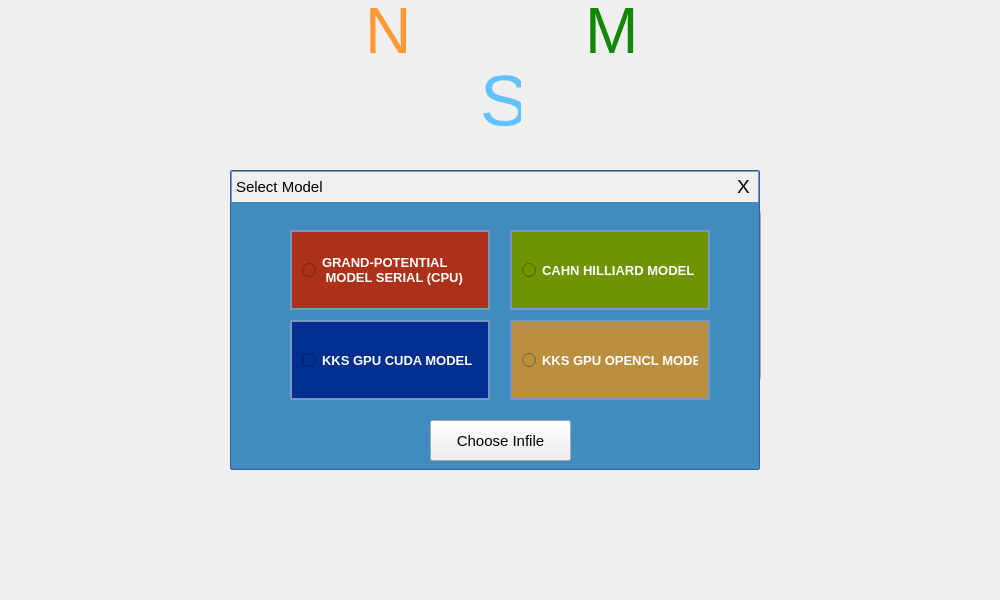
  <widget class="QWidget" name="StartFrame" native="true">
   <property name="geometry">
    <rect>
     <x>0</x>
     <y>0</y>
     <width>1000</width>
     <height>600</height>
    </rect>
   </property>
   <property name="styleSheet">
    <string notr="true">#StartFrame1{
background-color: qlineargradient(spread:pad, x1:0, y1:0, x2:0.970149, y2:1, stop:0 rgba(52, 101, 164, 255), stop:1 rgba(255, 255, 255, 255));
}

#StartFrame{
background-color : qlineargradient(spread:pad, x1:0.03, y1:0.028, x2:1, y2:1, stop:0 rgba(0, 94, 158, 255), stop:1 rgba(255, 255, 255, 255))
}
</string>
   </property>
   <widget class="QPushButton" name="startNew">
    <property name="geometry">
     <rect>
      <x>230</x>
      <y>210</y>
      <width>251</width>
      <height>171</height>
     </rect>
    </property>
    <property name="font">
     <font>
      <family>Ubuntu</family>
      <pointsize>19</pointsize>
      <weight>50</weight>
      <italic>false</italic>
      <bold>false</bold>
     </font>
    </property>
    <property name="cursor">
     <cursorShape>PointingHandCursor</cursorShape>
    </property>
    <property name="styleSheet">
     <string notr="true">#startNew{
border : 1px solid rgb(88, 126, 174);
border-radius : 10px;
background-color:rgba(58, 105, 167,183);
color : white;
}

#startNew::hover{
border : 1px solid rgb(54, 102, 164);
border-radius : 10px;
background-color:rgba(58, 105, 167,73);
}</string>
    </property>
    <property name="text">
     <string> Generate
 New Infile</string>
    </property>
   </widget>
   <widget class="QPushButton" name="importFile">
    <property name="geometry">
     <rect>
      <x>510</x>
      <y>210</y>
      <width>251</width>
      <height>171</height>
     </rect>
    </property>
    <property name="font">
     <font>
      <family>Ubuntu</family>
      <pointsize>19</pointsize>
      <italic>false</italic>
     </font>
    </property>
    <property name="cursor">
     <cursorShape>PointingHandCursor</cursorShape>
    </property>
    <property name="styleSheet">
     <string notr="true">#importFile{
border : 1px solid rgb(88, 126, 174);
border-radius : 10px;
background-color:rgba(52, 101, 164, 183);
color : white;
}

#importFile::hover{
border : 1px solid rgb(54, 102, 164);
border-radius : 10px;
background-color:rgba(58, 105, 167,73);
}</string>
    </property>
    <property name="text">
     <string>Import
Infile</string>
    </property>
   </widget>
   <widget class="QLabel" name="label_86">
    <property name="geometry">
     <rect>
      <x>585</x>
      <y>-10</y>
      <width>71</width>
      <height>81</height>
     </rect>
    </property>
    <property name="font">
     <font>
      <family>Ubuntu</family>
      <pointsize>48</pointsize>
      <italic>false</italic>
     </font>
    </property>
    <property name="styleSheet">
     <string notr="true">color:#138808;
</string>
    </property>
    <property name="text">
     <string>M</string>
    </property>
   </widget>
   <widget class="QLabel" name="label_95">
    <property name="geometry">
     <rect>
      <x>365</x>
      <y>-10</y>
      <width>51</width>
      <height>81</height>
     </rect>
    </property>
    <property name="font">
     <font>
      <family>Ubuntu</family>
      <pointsize>48</pointsize>
      <weight>50</weight>
      <italic>false</italic>
      <bold>false</bold>
     </font>
    </property>
    <property name="styleSheet">
     <string notr="true">color:rgb(255, 153, 51);
</string>
    </property>
    <property name="text">
     <string>N</string>
    </property>
   </widget>
   <widget class="QLabel" name="label_96">
    <property name="geometry">
     <rect>
      <x>480</x>
      <y>60</y>
      <width>41</width>
      <height>81</height>
     </rect>
    </property>
    <property name="font">
     <font>
      <family>Ubuntu</family>
      <pointsize>54</pointsize>
      <weight>50</weight>
      <italic>false</italic>
      <bold>false</bold>
     </font>
    </property>
    <property name="styleSheet">
     <string notr="true">color: rgb(98, 194, 255);</string>
    </property>
    <property name="text">
     <string>S</string>
    </property>
   </widget>
   <widget class="QLabel" name="logo_2">
    <property name="geometry">
     <rect>
      <x>10</x>
      <y>10</y>
      <width>216</width>
      <height>80</height>
     </rect>
    </property>
    <property name="font">
     <font>
      <pointsize>23</pointsize>
      <weight>75</weight>
      <italic>false</italic>
      <bold>true</bold>
     </font>
    </property>
    <property name="text">
     <string/>
    </property>
   </widget>
   <widget class="QLabel" name="ashokchakra_2">
    <property name="geometry">
     <rect>
      <x>554</x>
      <y>24</y>
      <width>60</width>
      <height>60</height>
     </rect>
    </property>
    <property name="text">
     <string/>
    </property>
   </widget>
   <widget class="QLabel" name="fileLabel">
    <property name="geometry">
     <rect>
      <x>270</x>
      <y>320</y>
      <width>0</width>
      <height>0</height>
     </rect>
    </property>
    <property name="text">
     <string/>
    </property>
   </widget>
   <widget class="QWidget" name="w1" native="true">
    <property name="geometry">
     <rect>
      <x>230</x>
      <y>170</y>
      <width>530</width>
      <height>300</height>
     </rect>
    </property>
    <property name="styleSheet">
     <string notr="true">#w1{
background-color: rgb(64, 140, 191);
border : 1px solid rgb(51, 96, 152);
border-radius : 2px;
}</string>
    </property>
    <widget class="QPushButton" name="openFile">
     <property name="geometry">
      <rect>
       <x>200</x>
       <y>250</y>
       <width>141</width>
       <height>41</height>
      </rect>
     </property>
     <property name="font">
      <font>
       <family>Ubuntu</family>
       <pointsize>11</pointsize>
       <italic>false</italic>
      </font>
     </property>
     <property name="styleSheet">
      <string notr="true"/>
     </property>
     <property name="text">
      <string>Choose Infile</string>
     </property>
    </widget>
    <widget class="QRadioButton" name="model_CH">
     <property name="geometry">
      <rect>
       <x>280</x>
       <y>60</y>
       <width>200</width>
       <height>80</height>
      </rect>
     </property>
     <property name="font">
      <font>
       <family>Ubuntu</family>
       <pointsize>10</pointsize>
       <weight>75</weight>
       <italic>false</italic>
       <bold>true</bold>
      </font>
     </property>
     <property name="styleSheet">
      <string notr="true">#model_CH{
padding : 10px;
color: rgb(255, 255, 255);
background-color: rgba(111, 147, 1,255);
border : 2px solid rgb(119, 152, 194);
}

#model_CH::hover{
border : 2px solid white;
}

#model_CH::checked{
border : 2px solid rgb(0, 0, 0);

}</string>
     </property>
     <property name="text">
      <string>CAHN HILLIARD MODEL</string>
     </property>
    </widget>
    <widget class="QRadioButton" name="model_KKS2">
     <property name="geometry">
      <rect>
       <x>280</x>
       <y>150</y>
       <width>200</width>
       <height>80</height>
      </rect>
     </property>
     <property name="font">
      <font>
       <family>Ubuntu</family>
       <pointsize>10</pointsize>
       <weight>75</weight>
       <italic>false</italic>
       <bold>true</bold>
      </font>
     </property>
     <property name="styleSheet">
      <string notr="true">#model_KKS2{
padding : 10px;
color: rgb(255, 255, 255);
background-color: rgb(186, 143, 62);
border : 2px solid rgb(119, 152, 194);
}

#model_KKS2::hover{
border : 2px solid white;
}

#model_KKS2::checked{
border : 2px solid rgb(0, 0, 0);

}</string>
     </property>
     <property name="text">
      <string>KKS GPU OPENCL MODEL</string>
     </property>
    </widget>
    <widget class="QRadioButton" name="model_GP">
     <property name="geometry">
      <rect>
       <x>60</x>
       <y>60</y>
       <width>200</width>
       <height>80</height>
      </rect>
     </property>
     <property name="font">
      <font>
       <family>Ubuntu</family>
       <pointsize>10</pointsize>
       <weight>75</weight>
       <italic>false</italic>
       <bold>true</bold>
      </font>
     </property>
     <property name="styleSheet">
      <string notr="true">#model_GP{
padding : 10px;
color: rgb(255, 255, 255);
background-color:  rgba(172, 48, 26, 255);
border : 2px solid rgb(119, 152, 194);
}

#model_GP::hover{
border : 2px solid white;
}

#model_GP::checked{
border : 2px solid rgb(0, 0, 0);

}</string>
     </property>
     <property name="text">
      <string>GRAND-POTENTIAL 
 MODEL SERIAL (CPU) </string>
     </property>
     <property name="checked">
      <bool>false</bool>
     </property>
    </widget>
    <widget class="QRadioButton" name="model_KKS">
     <property name="geometry">
      <rect>
       <x>60</x>
       <y>150</y>
       <width>200</width>
       <height>80</height>
      </rect>
     </property>
     <property name="font">
      <font>
       <family>Ubuntu</family>
       <pointsize>10</pointsize>
       <weight>75</weight>
       <italic>false</italic>
       <bold>true</bold>
      </font>
     </property>
     <property name="styleSheet">
      <string notr="true">#model_KKS{
padding : 10px;
color: rgb(255, 255, 255);
background-color: rgb(0, 47, 144);
border : 2px solid rgb(119, 152, 194);
}

#model_KKS::hover{
border : 2px solid white;
}

#model_KKS::checked{
border : 2px solid rgb(0, 0, 0);

}</string>
     </property>
     <property name="text">
      <string>KKS GPU CUDA MODEL</string>
     </property>
    </widget>
    <widget class="QLabel" name="label_97">
     <property name="geometry">
      <rect>
       <x>1</x>
       <y>1</y>
       <width>528</width>
       <height>31</height>
      </rect>
     </property>
     <property name="font">
      <font>
       <family>Ubuntu</family>
       <pointsize>11</pointsize>
       <weight>50</weight>
       <italic>false</italic>
       <bold>false</bold>
      </font>
     </property>
     <property name="styleSheet">
      <string notr="true">color : black;
border-left:1px solid rgb(119, 152, 194);
border-top:1px solid rgb(119, 152, 194);
background-color: rgb(240, 240, 240);</string>
     </property>
     <property name="text">
      <string>Select Model  </string>
     </property>
    </widget>
    <widget class="QPushButton" name="close_btn">
     <property name="geometry">
      <rect>
       <x>498</x>
       <y>1</y>
       <width>31</width>
       <height>31</height>
      </rect>
     </property>
     <property name="font">
      <font>
       <family>Ubuntu</family>
       <pointsize>14</pointsize>
       <italic>false</italic>
      </font>
     </property>
     <property name="styleSheet">
      <string notr="true">#close_btn{
border-right:1px solid rgb(119, 152, 194);
border-top:1px solid rgb(119, 152, 194);
color :rgb(0, 0, 0);}

#close_btn::hover{
border-right:1px solid rgb(119, 152, 194);
border-top:1px solid rgb(119, 152, 194);
background-color: rgb(172, 48, 26);
}</string>
     </property>
     <property name="text">
      <string>X</string>
     </property>
    </widget>
    <widget class="QLabel" name="errorStartScreen">
     <property name="geometry">
      <rect>
       <x>40</x>
       <y>250</y>
       <width>151</width>
       <height>41</height>
      </rect>
     </property>
     <property name="font">
      <font>
       <family>Ubuntu</family>
       <pointsize>10</pointsize>
       <italic>false</italic>
      </font>
     </property>
     <property name="text">
      <string/>
     </property>
    </widget>
   </widget>
   <widget class="QLabel" name="background">
    <property name="geometry">
     <rect>
      <x>410</x>
      <y>0</y>
      <width>600</width>
      <height>600</height>
     </rect>
    </property>
    <property name="text">
     <string/>
    </property>
   </widget>
   <widget class="QLabel" name="background2">
    <property name="geometry">
     <rect>
      <x>330</x>
      <y>0</y>
      <width>351</width>
      <height>167</height>
     </rect>
    </property>
    <property name="font">
     <font>
      <pointsize>15</pointsize>
      <italic>false</italic>
     </font>
    </property>
    <property name="text">
     <string/>
    </property>
   </widget>
   <zorder>background2</zorder>
   <zorder>background</zorder>
   <zorder>startNew</zorder>
   <zorder>importFile</zorder>
   <zorder>label_86</zorder>
   <zorder>label_95</zorder>
   <zorder>label_96</zorder>
   <zorder>logo_2</zorder>
   <zorder>ashokchakra_2</zorder>
   <zorder>fileLabel</zorder>
   <zorder>w1</zorder>
  </widget>
